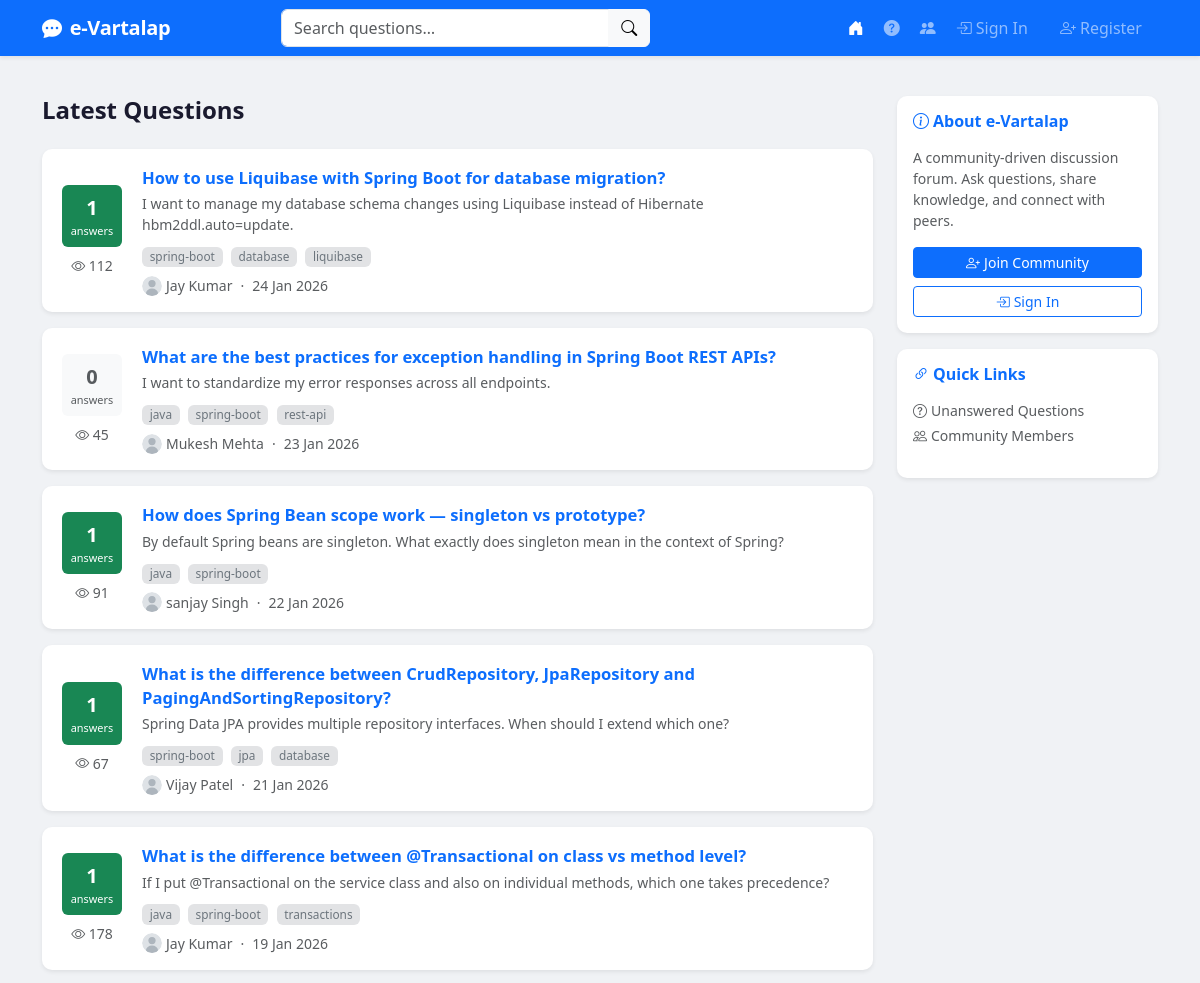
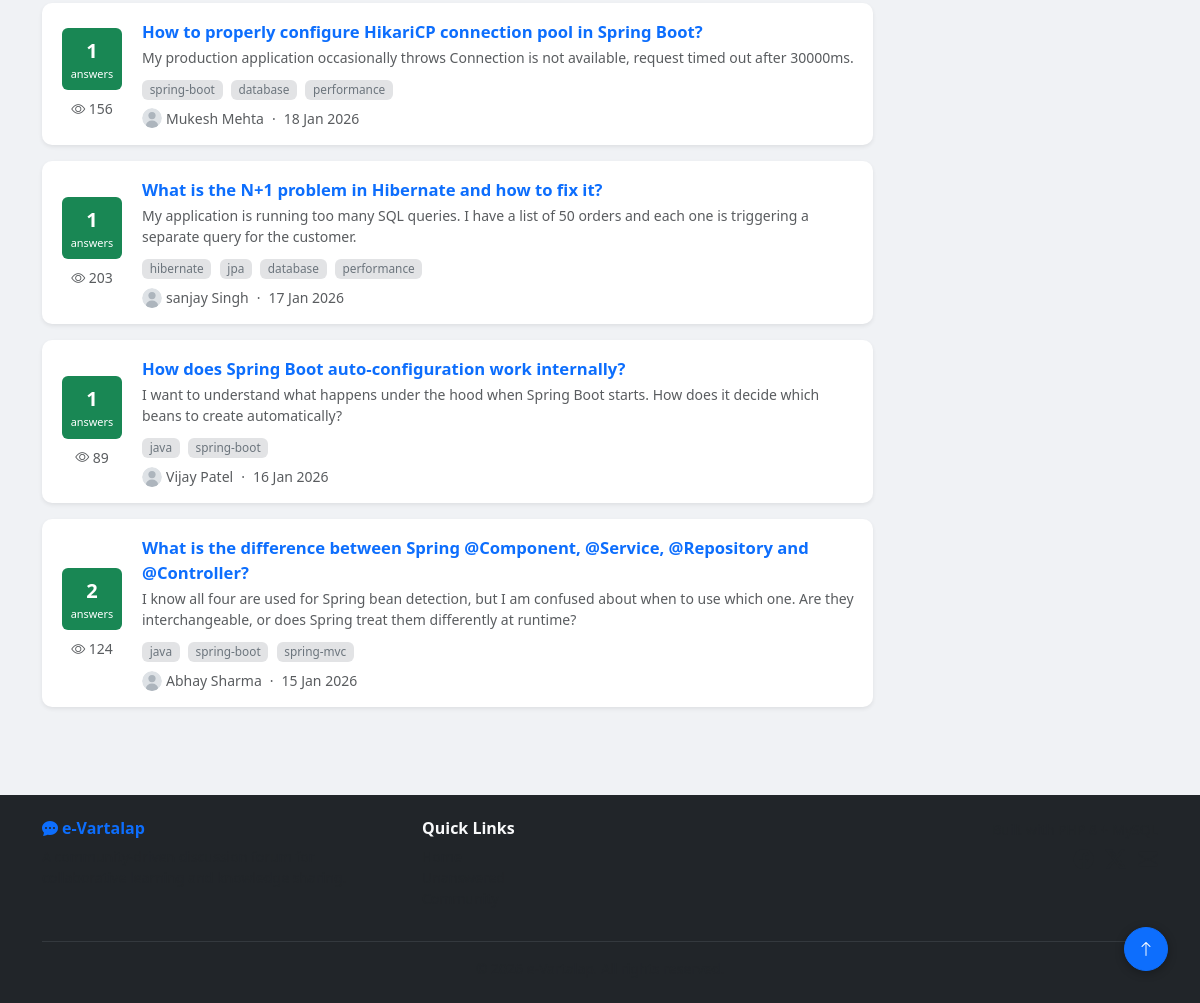
The page / on the database its author committed (2 pictures, top to bottom).
### tables this page shows
CREATE TABLE IF NOT EXISTS questions (
  id          BIGINT       NOT NULL AUTO_INCREMENT,
  title       VARCHAR(500) NOT NULL,
  body        TEXT         DEFAULT NULL,
  author_id   BIGINT       NOT NULL,
  status      ENUM('PENDING','APPROVED','REJECTED') NOT NULL DEFAULT 'PENDING',
  view_count  INT          NOT NULL DEFAULT 0,
  created_at  TIMESTAMP    NOT NULL DEFAULT CURRENT_TIMESTAMP,
  updated_at  TIMESTAMP    NOT NULL DEFAULT CURRENT_TIMESTAMP ON UPDATE CURRENT_TIMESTAMP,
  PRIMARY KEY (id),
  KEY idx_q_status  (status),
  KEY idx_q_author  (author_id),
  KEY idx_q_created (created_at),
  CONSTRAINT fk_q_author FOREIGN KEY (author_id) REFERENCES users(id)
);

CREATE TABLE IF NOT EXISTS tags (
  id   BIGINT      NOT NULL AUTO_INCREMENT,
  name VARCHAR(50) NOT NULL,
  PRIMARY KEY (id),
  UNIQUE KEY uq_tag_name (name)
);

CREATE TABLE IF NOT EXISTS users (
  id          BIGINT       NOT NULL AUTO_INCREMENT,
  username    VARCHAR(50)  NOT NULL,
  password    VARCHAR(255) NOT NULL COMMENT 'BCrypt hash',
  email       VARCHAR(100) NOT NULL,
  first_name  VARCHAR(100) NOT NULL,
  last_name   VARCHAR(100) NOT NULL,
  contact     VARCHAR(20)  DEFAULT NULL,
  company     VARCHAR(150) DEFAULT NULL,
  designation VARCHAR(150) DEFAULT NULL,
  photo_path  VARCHAR(500) DEFAULT NULL,
  role        ENUM('USER','ADMIN') NOT NULL DEFAULT 'USER',
  is_active   TINYINT(1)   NOT NULL DEFAULT 1,
  created_at  TIMESTAMP    NOT NULL DEFAULT CURRENT_TIMESTAMP,
  updated_at  TIMESTAMP    NOT NULL DEFAULT CURRENT_TIMESTAMP ON UPDATE CURRENT_TIMESTAMP,
  PRIMARY KEY (id),
  UNIQUE KEY uq_username (username),
  UNIQUE KEY uq_email    (email),
  KEY idx_username (username),
  KEY idx_email    (email)
);

### src/Core/View.php (called while the page is built, shortened)
<?php
class View
{
    public static function render(string $template, array $data = []): void
    {
        extract($data, EXTR_SKIP);
        $file = VIEWS . '/' . ltrim($template, '/') . '.php';
        include $file;
    }
}

### src/Controller/BaseController.php (called while the page is built, shortened)
<?php
abstract class BaseController
{
    protected function render(string $template, array $data = []): void
    {
        View::render($template, $data);
    }
}

### src/Controller/HomeController.php (called while the page is built, shortened)
<?php
class HomeController extends BaseController
{
    public function index(array $params = []): void
    {
        $page    = $this->page();
        $keyword = Request::get('keyword', '');
        $perPage = CFG['app']['page_size'];
        if ($keyword !== '') {
            $data = QuestionModel::search($keyword, $page, $perPage);
            $pageTitle = 'Search: ' . $keyword;
        } else {
            $data = QuestionModel::getApproved($page, $perPage);
            $pageTitle = 'Latest Questions';
        }
        $this->render('index', [
            'questions' => $data,
            'keyword'   => $keyword,
            'pageTitle' => $pageTitle,
        ]);
    }
}

### public/index.php (called while the page is built, shortened)
<?php
require_once dirname(__DIR__) . '/config/bootstrap.php';
$router = new Router();
$router->get('/',                          'HomeController@index');
$router->get('/unanswered',                'HomeController@unanswered');
$router->get('/auth/login',                'AuthController@loginForm');
$router->post('/auth/login',               'AuthController@login');
$router->get('/auth/register',             'AuthController@registerForm');
$router->post('/auth/register',            'AuthController@register');
$router->post('/auth/logout',              'AuthController@logout');
$router->get('/auth/check-username',       'AuthController@checkUsername');
$router->get('/auth/check-email',          'AuthController@checkEmail');
$router->get('/questions',                 'QuestionController@index');
$router->get('/questions/unanswered',      'QuestionController@unanswered');
$router->get('/questions/my',              'QuestionController@my');
$router->get('/questions/ask',             'QuestionController@askForm');
$router->post('/questions/ask',            'QuestionController@ask');
$router->get('/questions/:id',             'QuestionController@show');
$router->post('/questions/:id/answer',     'QuestionController@submitAnswer');
$router->post('/questions/answers/:id/accept', 'QuestionController@acceptAnswer');
$router->get('/users',                     'UserController@index');
$router->get('/users/:id',                 'UserController@show');
$router->get('/profile',                   'UserController@profileForm');
$router->post('/profile',                  'UserController@profileUpdate');
$router->get('/admin',                     'AdminController@dashboard');
$router->get('/admin/questions',           'AdminController@questions');
$router->post('/admin/questions/:id/approve', 'AdminController@approveQuestion');
$router->post('/admin/questions/:id/reject',  'AdminController@rejectQuestion');
$router->get('/admin/answers',             'AdminController@answers');
$router->post('/admin/answers/:id/approve',   'AdminController@approveAnswer');
$router->post('/admin/answers/:id/reject',    'AdminController@rejectAnswer');
$router->dispatch(
    $_SERVER['REQUEST_METHOD'],
    strtok($_SERVER['REQUEST_URI'], '?')
);

### src/Core/Request.php (called while the page is built, shortened)
<?php
class Request
{
    public static function get(string $key, mixed $default = null): mixed
    {
        return isset($_GET[$key]) ? self::clean($_GET[$key]) : $default;
    }
}

### src/helpers.php (called while the page is built, shortened)
<?php
function h($val): string
{
    return htmlspecialchars((string)($val ?? ''), ENT_QUOTES | ENT_SUBSTITUTE, 'UTF-8');
}
function isLoggedIn(): bool
{
    return isset($_SESSION['user']);
}
function fmtDate(string $dt, string $format = 'd M Y, H:i'): string
{
    return date($format, strtotime($dt));
}
function truncate(string $text, int $len = 200): string
{
    return mb_strlen($text) > $len
        ? mb_substr($text, 0, $len) . '…'
        : $text;
}

### src/Core/Database.php (called while the page is built, shortened)
<?php
class Database
{
    private static ?PDO $instance = null;
    public static function getInstance(): PDO
    {
        if (self::$instance === null) {
            $db  = CFG['db'];
            $dsn = "mysql:host={$db['host']};port={$db['port']};dbname={$db['dbname']};charset={$db['charset']}";
            try {
                self::$instance = new PDO($dsn, $db['username'], $db['password'], [
                    PDO::ATTR_ERRMODE            => PDO::ERRMODE_EXCEPTION,
                    PDO::ATTR_DEFAULT_FETCH_MODE => PDO::FETCH_ASSOC,
                    PDO::ATTR_EMULATE_PREPARES   => false,
                    PDO::MYSQL_ATTR_FOUND_ROWS   => true,
                ]);
            } catch (PDOException $e) {
                error_log('DB connection failed: ' . $e->getMessage());
                http_response_code(500);
                die('Database connection error. Please try again later.');
            }
        }
        return self::$instance;
    }
    public static function query(string $sql, array $params = []): array
    {
        $stmt = self::getInstance()->prepare($sql);
        $stmt->execute($params);
        return $stmt->fetchAll();
    }
    public static function queryOne(string $sql, array $params = []): array|false
    {
        $stmt = self::getInstance()->prepare($sql);
        $stmt->execute($params);
        return $stmt->fetch();
    }
    public static function paginate(string $sql, array $params, int $page, int $perPage): array
    {
        $countSql = 'SELECT COUNT(*) as cnt FROM (' . $sql . ') _c';
        $total    = (int) self::queryOne($countSql, $params)['cnt'];
        $offset = max(0, $page - 1) * $perPage;
        $items  = self::query($sql . " LIMIT {$perPage} OFFSET {$offset}", $params);
        return [
            'items'       => $items,
            'total'       => $total,
            'pages'       => (int) ceil($total / $perPage),
            'currentPage' => $page,
            'perPage'     => $perPage,
        ];
    }
}

### src/Model/QuestionModel.php (called while the page is built, shortened)
<?php
class QuestionModel
{
    public static function getApproved(int $page, int $perPage): array
    {
        $sql = "SELECT q.*,
                       u.username AS author_username,
                       u.first_name, u.last_name, u.photo_path,
                       (SELECT COUNT(*) FROM answers a
                        WHERE a.question_id=q.id AND a.status='APPROVED') AS answer_count
                FROM questions q
                JOIN users u ON u.id = q.author_id
                WHERE q.status = 'APPROVED'
                ORDER BY q.created_at DESC";
        return DB::paginate($sql, [], $page, $perPage);
    }
}

### config/bootstrap.php (called while the page is built, shortened)
<?php
require_once ROOT . '/src/helpers.php';
spl_autoload_register(function (string $class): void {
    $prefix = 'App\\';
    $base   = SRC . '/';
    $rel  = substr($class, strlen($prefix));
    $file = $base . str_replace('\\', '/', $rel) . '.php';
});

### src/Model/UserModel.php (called while the page is built, shortened)
<?php
class UserModel
{
    public static function photoUrl(?string $path): string
    {
        return $path ? $path : '/img/default-avatar.svg';
    }
}

### views/index.php (the view, shortened to what this page needs)
<?php $pageTitle = $pageTitle ?? 'Latest Questions'; ?>
<?php include __DIR__ . '/partials/header.php'; ?>
<div class="container my-4">
  <div class="row">
    <div class="col-lg-9">
      <div class="d-flex justify-content-between align-items-center mb-4">
        <h4 class="fw-bold mb-0">
          <?php if (!empty($keyword)): ?>
            Search: "<em><?= h($keyword) ?></em>"
          <?php else: ?>
            <?= h($pageTitle) ?>
          <?php endif; ?>
        </h4>
      </div>
      <?php if (empty($questions['items'])): ?>
        <div class="text-center py-5 text-muted">
          <i class="bi bi-inbox fs-1 d-block mb-3"></i>
          <h5>No questions found</h5>
          <p>Be the first to start a discussion!</p>
        </div>
      <?php else: ?>
        <?php foreach ($questions['items'] as $q): ?>
          <div class="card question-card mb-3 shadow-sm border-0">
            <div class="card-body">
              <div class="d-flex gap-3">
                <div class="stats-col text-center d-none d-md-flex flex-column justify-content-center align-items-center">
                  <div class="stat-box <?= $q['answer_count'] > 0 ? 'bg-success text-white' : 'bg-light text-muted' ?> rounded p-2 mb-1">
                    <div class="fw-bold fs-5"><?= (int)$q['answer_count'] ?></div>
                    <div class="small">answers</div>
                  </div>
                  <div class="text-muted small mt-1"><i class="bi bi-eye"></i> <?= (int)$q['view_count'] ?></div>
                </div>
                <div class="flex-grow-1">
                  <h5 class="mb-1">
                    <a href="/questions/<?= (int)$q['id'] ?>"
                       class="text-decoration-none text-primary fw-semibold question-title">
                      <?= h($q['title']) ?>
                    </a>
                  </h5>
                  <?php if ($q['body']): ?>
                    <p class="text-muted small mb-2 question-excerpt"><?= h(truncate($q['body'], 200)) ?></p>
                  <?php endif; ?>
                  <?php
                    $tags = \App\Core\Database::query(
                        'SELECT t.name FROM tags t JOIN question_tags qt ON qt.tag_id=t.id WHERE qt.question_id=?',
                        [(int)$q['id']]
                    );
                  ?>
                  <?php if ($tags): ?>
                    <div class="mb-2">
                      <?php foreach ($tags as $tag): ?>
                        <span class="badge bg-secondary-subtle text-secondary me-1"><?= h($tag['name']) ?></span>
                      <?php endforeach; ?>
                    </div>
                  <?php endif; ?>
                  <div class="d-flex align-items-center mt-2 text-muted small">
                    <img src="<?= h(\App\Model\UserModel::photoUrl($q['photo_path'])) ?>"
                         class="rounded-circle me-1" width="20" height="20"
                         style="object-fit:cover"
                         alt="<?= h($q['first_name']) ?>"
                         onerror="this.src='/img/default-avatar.svg'">
                    <span><?= h($q['first_name'] . ' ' . $q['last_name']) ?></span>
                    <span class="mx-2">·</span>
                    <span><?= fmtDate($q['created_at'], 'd M Y') ?></span>
                  </div>
                </div>
              </div>
            </div>
          </div>
        <?php endforeach; ?>
      <?php endif; ?>
    </div>
    <div class="col-lg-3 d-none d-lg-block">
      <div class="card border-0 shadow-sm mb-3">
        <div class="card-body">
          <h6 class="card-title fw-bold text-primary mb-3">
            <i class="bi bi-info-circle me-1"></i>About e-Vartalap
          </h6>
          <p class="small text-muted">A community-driven discussion forum. Ask questions, share knowledge, and connect with peers.</p>
          <?php if (!isLoggedIn()): ?>
            <a href="/auth/register" class="btn btn-primary btn-sm w-100 mb-2">
              <i class="bi bi-person-plus me-1"></i>Join Community
            </a>
            <a href="/auth/login" class="btn btn-outline-primary btn-sm w-100">
              <i class="bi bi-box-arrow-in-right me-1"></i>Sign In
            </a>
          <?php endif; ?>
        </div>
      </div>
      <div class="card border-0 shadow-sm">
        <div class="card-body">
          <h6 class="card-title fw-bold text-primary mb-3">
            <i class="bi bi-link-45deg me-1"></i>Quick Links
          </h6>
          <ul class="list-unstyled small">
            <li class="mb-1">
              <a href="/unanswered" class="text-decoration-none text-muted">
                <i class="bi bi-question-circle me-1"></i>Unanswered Questions
              </a>
            </li>
            <li class="mb-1">
              <a href="/users" class="text-decoration-none text-muted">
                <i class="bi bi-people me-1"></i>Community Members
              </a>
            </li>
          </ul>
        </div>
      </div>
    </div>
  </div>
</div>
<?php include __DIR__ . '/partials/footer.php'; ?>

### src/Core/Router.php (shortened to what this page needs)
<?php
class Router
{
    private array $routes = [];
    public function get(string $pattern, string $handler): void
    {
        $this->routes[] = ['GET', $pattern, $handler];
    }
    public function post(string $pattern, string $handler): void
    {
        $this->routes[] = ['POST', $pattern, $handler];
    }
    public function dispatch(string $method, string $uri): void
    {
        $uri = strtok($uri, '?');
        $uri = rtrim($uri, '/') ?: '/';
        foreach ($this->routes as [$routeMethod, $pattern, $handler]) {
            $regex = preg_replace('#:([a-z_]+)#', '(?P<$1>[^/]+)', $pattern);
            $regex = '#^' . $regex . '$#';
            if (preg_match($regex, $uri, $matches)) {
                $params = array_filter($matches, fn($k) => !is_int($k), ARRAY_FILTER_USE_KEY);
                [$controllerClass, $action] = explode('@', $handler);
                $controller = new $fullClass();
                $controller->$action($params);
                return;
            }
        }
    }
}

### rows shown on the page
questions: answer_count "1", view_count "112", title "How to use Liquibase with Spring Boot for database migration?", body "I want to manage my database schema changes using Liquibase instead of Hibernate hbm2ddl.auto=update.", author.last_name "Jay Kumar", created_at "24 Jan 2026"
tags: name "spring-boot"
tags: name "database"
tags: name "liquibase"
questions: answer_count "0", view_count "45", title "What are the best practices for exception handling in Spring Boot REST APIs?", body "I want to standardize my error responses across all endpoints.", author.last_name "Mukesh Mehta", created_at "23 Jan 2026"
tags: name "java"
tags: name "rest-api"
questions: answer_count "1", view_count "91", title "How does Spring Bean scope work — singleton vs prototype?", body "By default Spring beans are singleton. What exactly does singleton mean in the context of Spring?", author.last_name "sanjay Singh", created_at "22 Jan 2026"
questions: answer_count "1", view_count "67", title "What is the difference between CrudRepository, JpaRepository and PagingAndSortingRepository?", body "Spring Data JPA provides multiple repository interfaces. When should I extend which one?", author.last_name "Vijay Patel", created_at "21 Jan 2026"
tags: name "jpa"
questions: answer_count "1", view_count "178", title "What is the difference between @Transactional on class vs method level?", body "If I put @Transactional on the service class and also on individual methods, which one takes precedence?", author.last_name "Jay Kumar", created_at "19 Jan 2026"
tags: name "transactions"
questions: answer_count "1", view_count "156", title "How to properly configure HikariCP connection pool in Spring Boot?", body "My production application occasionally throws Connection is not available, request timed out after 30000ms.", author.last_name "Mukesh Mehta", created_at "18 Jan 2026"
tags: name "performance"
questions: answer_count "1", view_count "203", title "What is the N+1 problem in Hibernate and how to fix it?", body "My application is running too many SQL queries. I have a list of 50 orders and each one is triggering a separate query for the customer.", author.last_name "sanjay Singh", created_at "17 Jan 2026"
tags: name "hibernate"
questions: answer_count "1", view_count "89", title "How does Spring Boot auto-configuration work internally?", body "I want to understand what happens under the hood when Spring Boot starts. How does it decide which beans to create automatically?", author.last_name "Vijay Patel", created_at "16 Jan 2026"
questions: answer_count "2", view_count "124", title "What is the difference between Spring @Component, @Service, @Repository and @Controller?", body "I know all four are used for Spring bean detection, but I am confused about when to use which one. Are they interchangeable, or does Spring treat them differently at runtime?", author.last_name "Abhay Sharma", created_at "15 Jan 2026"
tags: name "spring-mvc"
